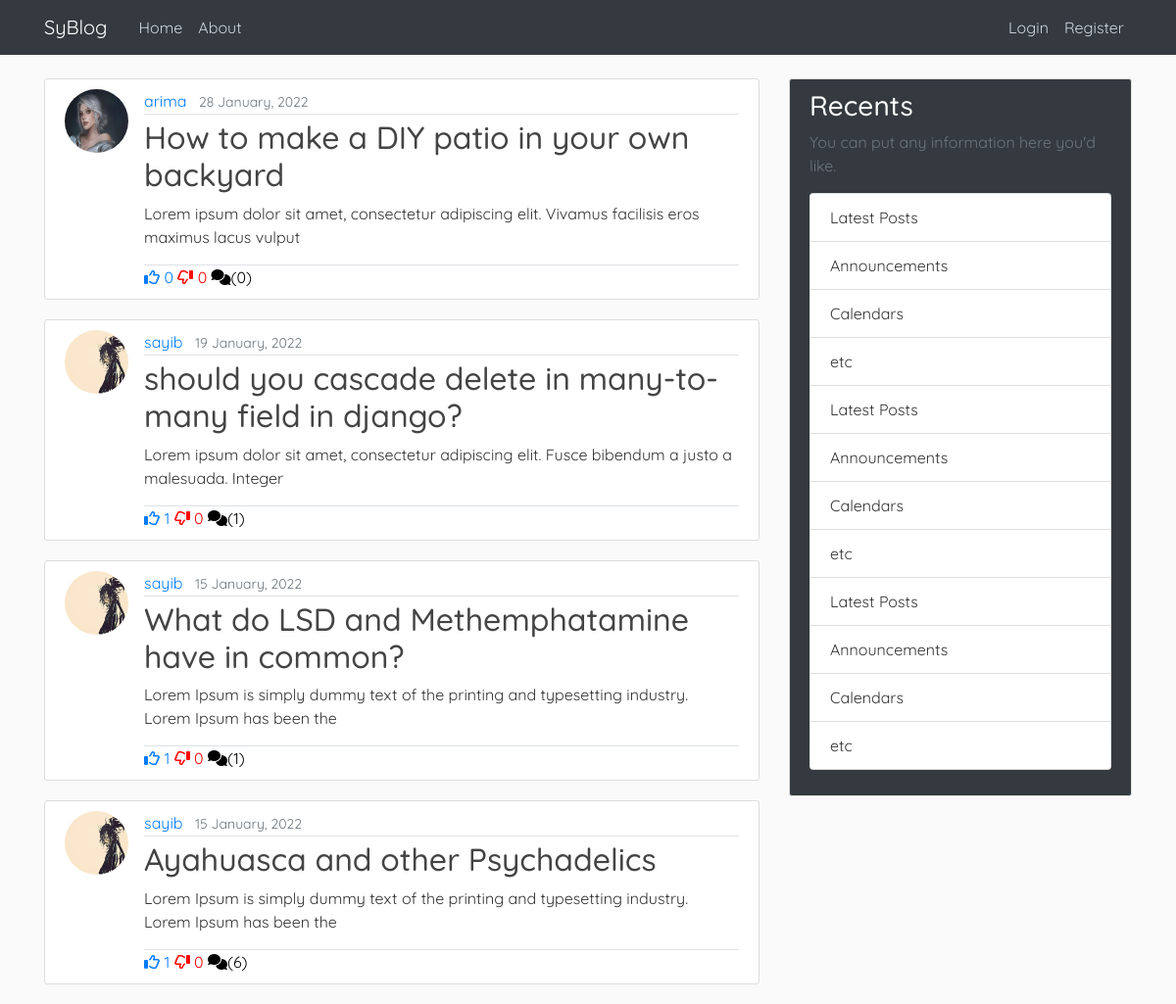
The app's page /, older data.
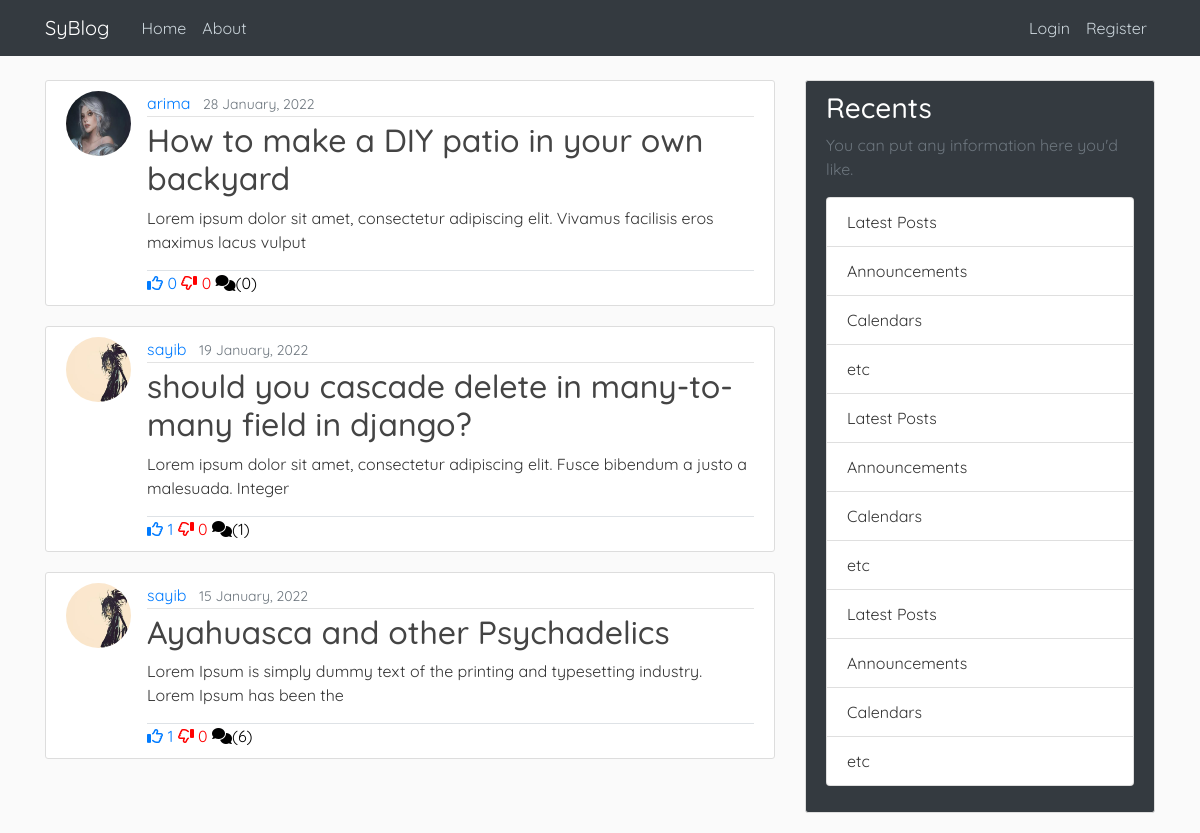
The same page, newer data.
### blog/models.py (models this page shows, shortened)
class Post(models.Model):
    title = models.CharField(max_length=100)
    content = models.TextField()
    date_posted = models.DateTimeField(default=timezone.now)
    author = models.ForeignKey(User, on_delete=models.CASCADE)
    likes = models.ManyToManyField(User, related_name="blog_likes")
    dislikes = models.ManyToManyField(User, related_name="blog_dislikes")
    def snippet(self):
        return self.content[:100]
    def likes_count(self):
        return self.likes.count()
    def dislikes_count(self):
        return self.dislikes.count()

### users/models.py (models this page shows, shortened)
class Profile(models.Model):
    user = models.OneToOneField(User, on_delete=models.CASCADE)
    image = models.ImageField(default = "default_zjgy3n.jpg", upload_to='profile_pics')

### blog/views.py (the view)
# urls.py: path('', PostListView.as_view(), name="blog-home"),
class PostListView(ListView):
    model = Post
    template_name = "blog/home.html"
    context_object_name = 'posts'
    ordering = ['-date_posted']

### friend/context_processors.py (called while the page is built)
def requests_to_base(requests):
    receivers = dict(Counter([req.receiver for req in FriendRequest.objects.all()]))
    return {'receivers': receivers}

### blog/templates/blog/home.html
{% extends 'blog/base.html' %}
{% block content %}
    {% for post in posts %}
        <article class="media content-section">
            <img class="rounded-circle article-img" src="{{post.author.profile.image.url}}" >
            <div class="media-body">
                <div class="article-metadata">
                    <a class="mr-2" href="{% url 'user_display' post.author.id %}">{{ post.author }}</a>
                    <small class="text-muted">{{ post.date_posted|date:"d F, Y" }}</small>
                </div>
                <h2><a class="article-title" href="{% url 'post-detail' post.id%}">{{ post.title }}</a></h2>
                <p class="article-content">{{ post.snippet }}</p>
                <div class="border-top">
                    <a class="like-btn"  style="text-decoration:none" disabled><i class="fa-regular fa-thumbs-up"></i> {{post.likes_count}}</a>
                    <a class="like-btn"  style="text-decoration:none; color:red" disabled><i class="fa-regular fa-thumbs-down fa-flip-horizontal"></i> {{post.dislikes_count}}</a>
                    <a style="text-decoration:none; color:black" disabled><i class="fas fa-comments"></i>({{post.comments.all.count}})</a>
                </div>
            </div>
        </article>
    {% endfor %}
{% endblock content %}

Row changes from the older to the newer data that the page shows:
removed Post: author.profile.image (picture), author "sayib", date_posted "15 January, 2022", title "What do LSD and Methemphatamine have in common?", snippet "Lorem Ipsum is simply dummy text of the printing and typesetting industry. Lorem Ipsum has been the", likes_count "1", dislikes_count "0", comments.all.count "1"
